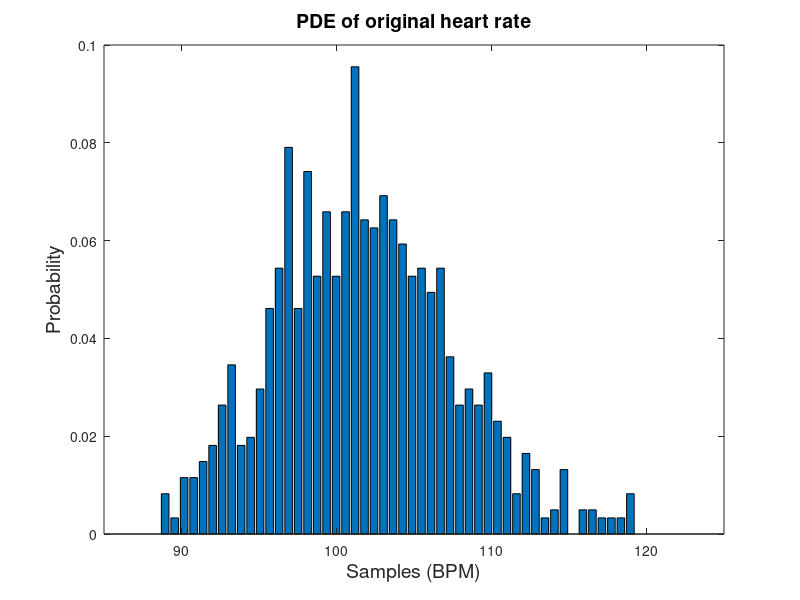
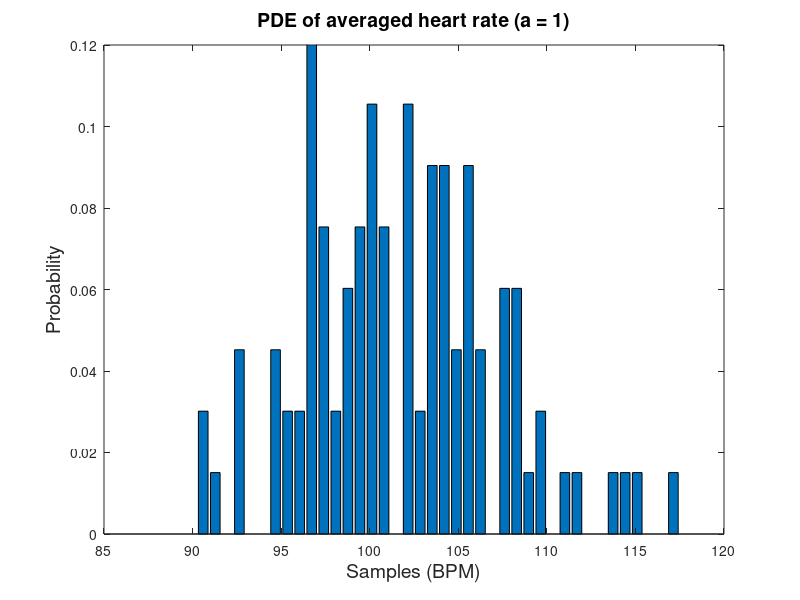
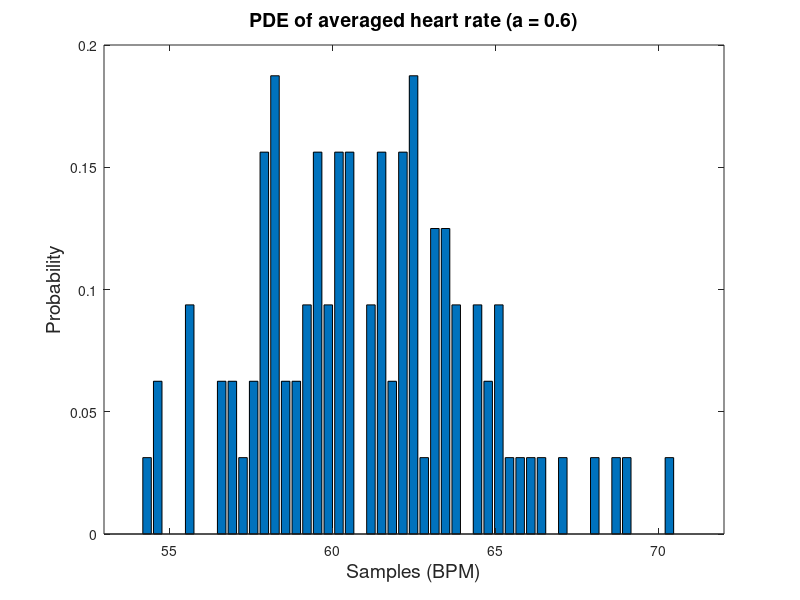

Write the MATLAB code that produced these figures, in order.
clear all
%%
% pde of original heart rates
load RRI-DATA.mat
figure(1)
h = 60./xRRI1;
[f, x] = hist(h, 50); 
bar(x, f / trapz(x, f));
xlim([85,125])
ylim([0,0.1])
title('PDE of original heart rate','FontSize',14);
xlabel('Samples (BPM)','FontSize',14)
ylabel('Probability','FontSize',14)

% pde for avaraged heart rates for different value of alpha
%% alpha = 1
count = 1;
a = 1;
avgh = zeros(1,99);
for i = 1:10:990
    for j = i:i+9
        avgh(count) = avgh(count) + a*h(j);
    end 
    avgh(count) = avgh(count)/10;
    count = count + 1;
  
end

figure(2)
[f, x] = hist(avgh,40); 
bar(x, f / trapz(x, f));
xlim([85,120])
ylim([0,0.12])
title('PDE of averaged heart rate (a = 1)','FontSize',14);
xlabel('Samples (BPM)','FontSize',14)
ylabel('Probability','FontSize',14)

%% alpha = 0.6
count = 1;
a = 0.6;
avgh = zeros(1,99);
for i = 1:10:990
    for j = i:i+9
        avgh(count) = avgh(count) + a*h(j);
    end 
    avgh(count) = avgh(count)/10;
    count = count + 1;
  
end

figure(3)
[f, x] = hist(avgh,50); 
bar(x, f / trapz(x, f));
xlim([53,72])

title('PDE of averaged heart rate (a = 0.6)','FontSize',14);
xlabel('Samples (BPM)','FontSize',14)
ylabel('Probability','FontSize',14)
